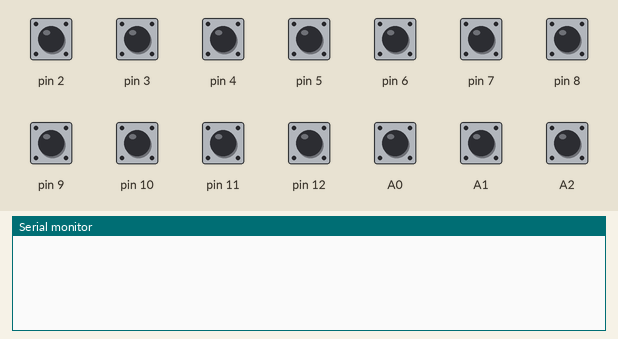
Bench run of a sketch on a simulated Arduino Uno, built with avr-gcc and run on an emulated ATmega328P. Parts: the last lines printed to the serial monitor. The inputs (shaded band) are chosen by the test bench; at power-on: A0–2, pin 2–12 HIGH.

Above: at 1.6 s.
1.7 s: pin 2 pulled LOW for 0.15 s
At 2.4 s:
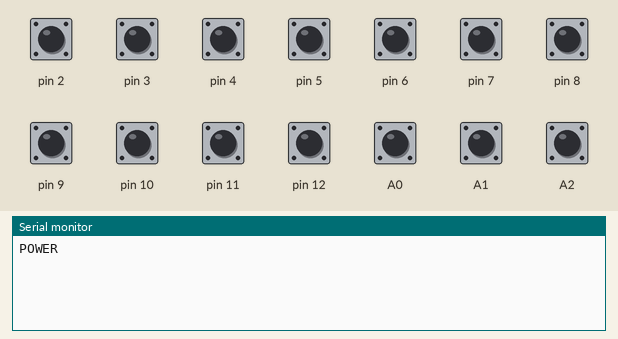
3.3 s: pin 3 pulled LOW for 0.15 s
At 4.5 s:
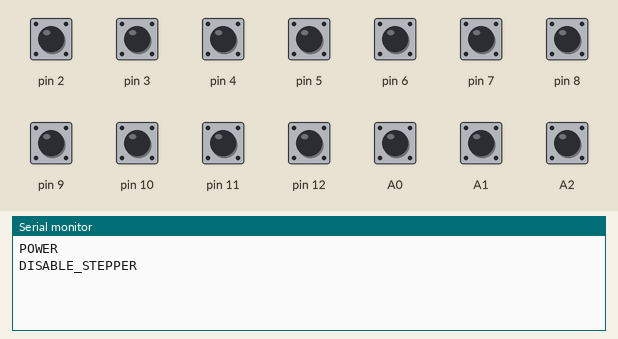
4.9 s: pin 4 pulled LOW for 0.15 s
At 6.0 s:
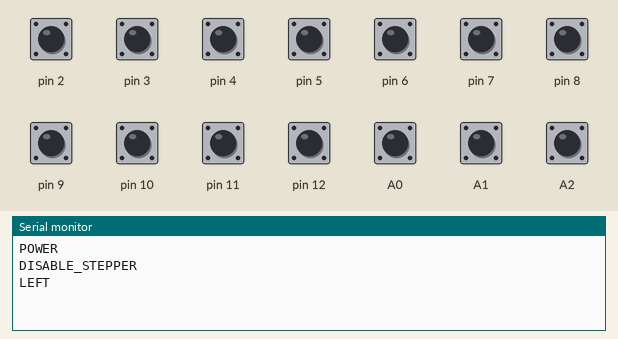
6.5 s: pin 5 pulled LOW for 0.15 s
At 7.2 s:
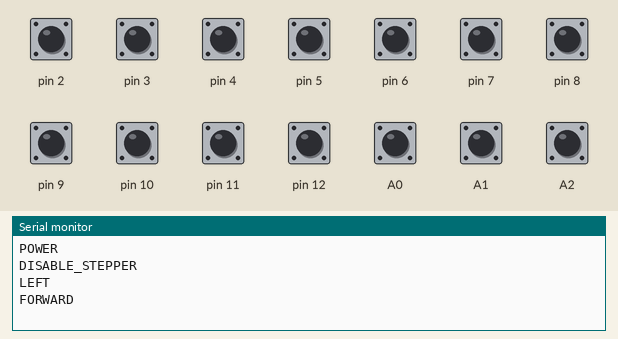
8.1 s: pin 6 pulled LOW for 0.15 s
At 8.4 s:
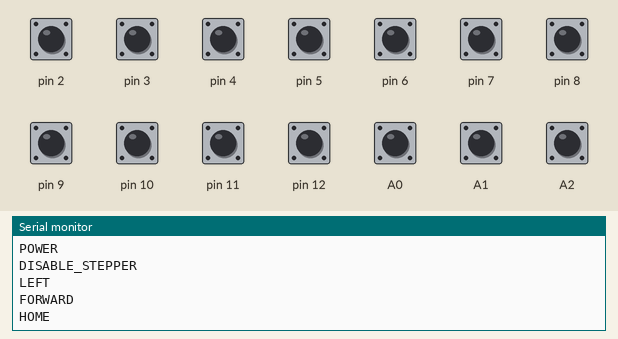
9.7 s: pin 7 pulled LOW for 0.15 s
At 10.8 s:
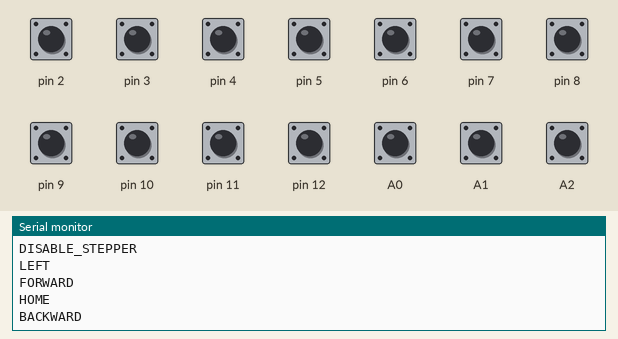

Measured:
- after the input at 1.7 s, the serial monitor: prints a new line at once (image 1)
- after the input at 3.3 s, the serial monitor: prints a new line at once (image 2)
- after the input at 4.9 s, the serial monitor: prints a new line at once (image 3)
- after the input at 6.5 s, the serial monitor: prints a new line at once (image 4)
- after the input at 8.1 s, the serial monitor: prints a new line at once (image 5)
- after the input at 9.7 s, the serial monitor: prints a new line at once (image 6)

The sketch:

keyboard.ino
```cpp
#include "Arduino.h"

int lastPress = millis();
int bounceTimeMilliSeconds = 800;

struct button
{
  char *command; //char can also be a fixed length string like char fruit[16];
  int pin;
};

int numberOfButtons = 14;

button buttons[14] = {
    {"POWER", 2},
    {"DISABLE_STEPPER", 3},
    {"LEFT", 4},
    {"FORWARD", 5},
    {"HOME", 6},
    {"BACKWARD", 7},
    {"RIGHT", 8},
    {"UP", 9},
    {"HOMEZ", 10},
    {"DOWN", 11},
    {"EXTRUDE", 12},
    {"RETRACT", A0},
    {"HEATNOZZLE", A1},
    {"HEATPLATE", A2},
};

void setup()
{

  Serial.begin(9600);

  for(int i = 0; i < numberOfButtons; i++) {
    button b = buttons[i];
    pinMode(b.pin,INPUT_PULLUP);
  }

}

void loop()
{

  if((lastPress + bounceTimeMilliSeconds) < millis()) {
    for(int i = 0; i < 14; i++) {
      button b = buttons[i];
      int sensorValue = digitalRead(b.pin);
      if(sensorValue == 0) {
        lastPress = millis();
        Serial.println(b.command);
        break;
      }
    }

  }

}
```
